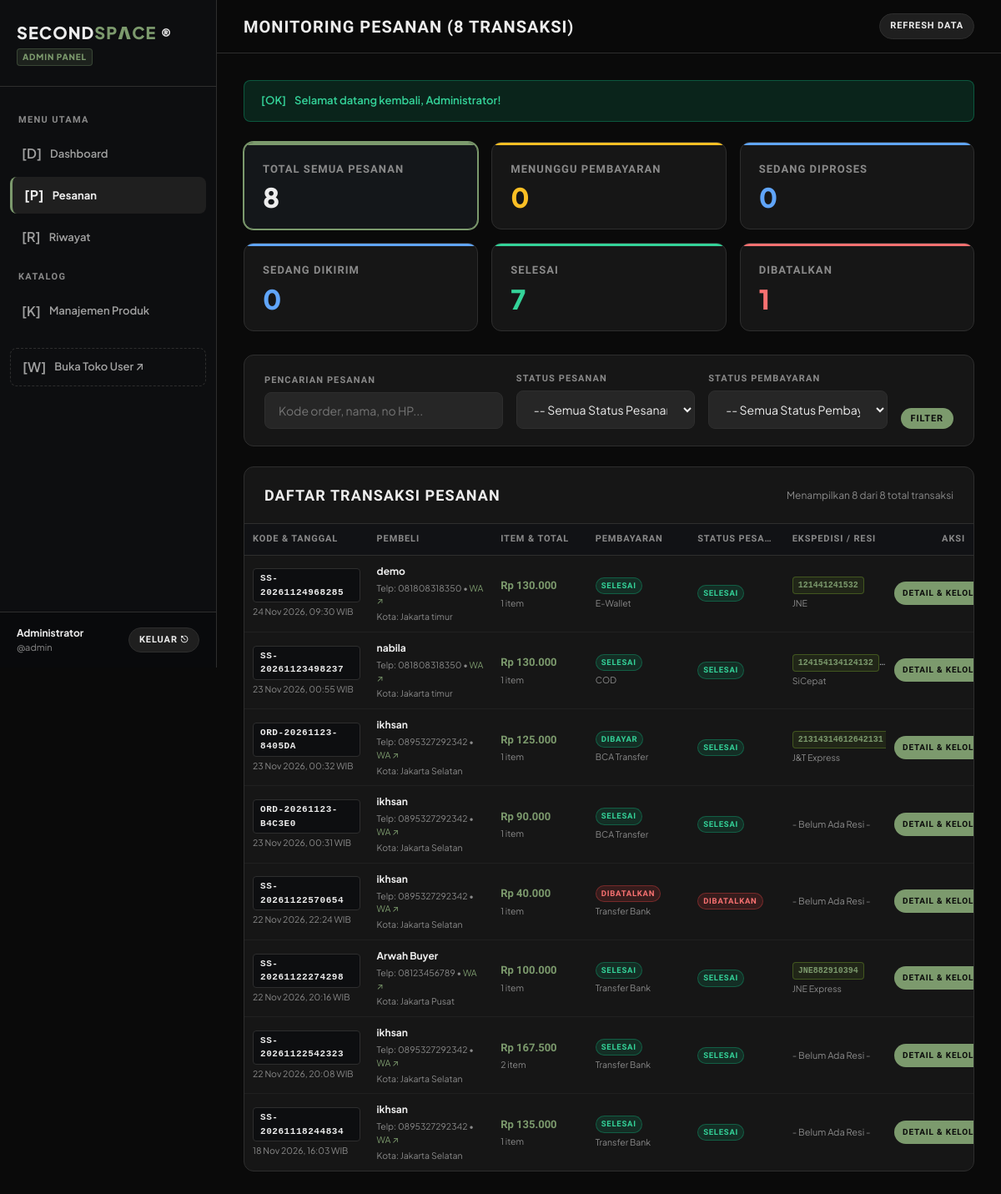
/admin/pesanan.php (signed in), run on an earlier commit of the app's database.
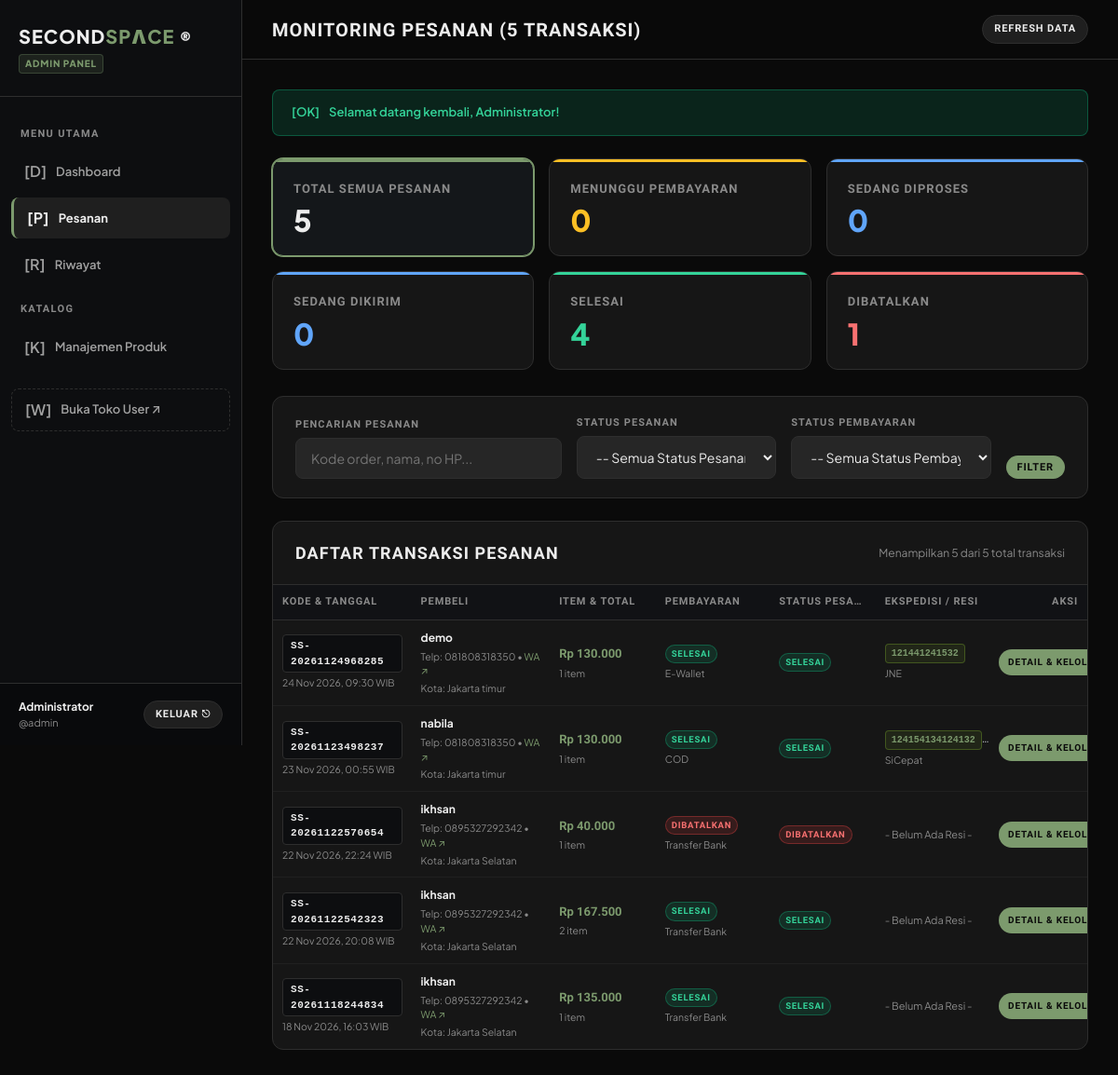
And on a later commit of the database.
### tables this page shows
CREATE TABLE `orders` (
  `id` int(11) NOT NULL AUTO_INCREMENT,
  `user_id` int(11) NOT NULL,
  `order_code` varchar(50) DEFAULT NULL,
  `address_id` int(11) DEFAULT NULL,
  `subtotal` decimal(12,2) DEFAULT NULL,
  `shipping` decimal(12,2) DEFAULT NULL,
  `total` decimal(12,2) DEFAULT NULL,
  `payment_method` varchar(50) DEFAULT NULL,
  `proof_image` varchar(255) DEFAULT NULL,
  `payment_notes` text DEFAULT NULL,
  `payment_status` varchar(50) DEFAULT 'Menunggu Pembayaran',
  `order_status` varchar(50) DEFAULT 'Menunggu Pembayaran',
  `notes` text DEFAULT NULL,
  `shipping_courier` varchar(50) DEFAULT NULL,
  `tracking_number` varchar(100) DEFAULT NULL,
  `order_number` varchar(50) NOT NULL,
  `total_price` decimal(12,2) NOT NULL,
  `status` varchar(50) DEFAULT 'Menunggu Pembayaran',
  `created_at` timestamp NULL DEFAULT current_timestamp(),
  PRIMARY KEY (`id`),
  KEY `idx_order_code` (`order_code`),
  KEY `idx_order_status` (`order_status`),
  KEY `idx_payment_status` (`payment_status`),
  KEY `idx_orders_created` (`created_at`)
);

CREATE TABLE `addresses` (
  `id` int(11) NOT NULL AUTO_INCREMENT,
  `user_id` int(11) NOT NULL,
  `recipient_name` varchar(100) NOT NULL,
  `phone` varchar(20) NOT NULL,
  `address` text NOT NULL,
  `city` varchar(100) NOT NULL,
  `postal_code` varchar(20) NOT NULL,
  PRIMARY KEY (`id`)
);

### shared/fungsi.php (called while the page is built, shortened)
<?php
function format_rupiah($angka) {
    return "Rp " . number_format((float)$angka, 0, ',', '.');
}
if (!function_exists('formatRupiah')) {
    function formatRupiah($angka) { return format_rupiah($angka); }
}

### admin/pesanan.php (the view, shortened to what the changed rows need)
<?php
require_once __DIR__ . '/../shared/koneksi.php';
require_once __DIR__ . '/../shared/fungsi.php';
$filterOrderStatus = trim($_GET['order_status'] ?? '');
$filterPaymentStatus = trim($_GET['payment_status'] ?? '');
$page = max(1, (int)($_GET['page'] ?? 1));
$perPage = 12;
$offset = ($page - 1) * $perPage;
$countAllOrders  = (int)$conn->query("SELECT COUNT(*) as c FROM orders")->fetch_assoc()['c'];
$countSelesai    = (int)$conn->query("SELECT COUNT(*) as c FROM orders WHERE order_status = 'Selesai' OR status = 'Selesai'")->fetch_assoc()['c'];
$whereClauses = ["1=1"];
$params = [];
$types = "";
$whereSql = implode(" AND ", $whereClauses);
$countSql = "
    SELECT COUNT(o.id) AS total
    FROM orders o
    LEFT JOIN users u ON o.user_id = u.id
    LEFT JOIN addresses a ON o.address_id = a.id
    WHERE {$whereSql}
";
$countStmt = $conn->prepare($countSql);
$countStmt->execute();
$totalRows = (int)$countStmt->get_result()->fetch_assoc()['total'];
$dataSql = "
    SELECT
        o.*,
        u.name AS user_name,
        u.username,
        a.recipient_name,
        a.phone AS recipient_phone,
        a.city AS recipient_city,
        (SELECT COUNT(oi.id) FROM order_items oi WHERE oi.order_id = o.id) AS total_items
    FROM orders o
    LEFT JOIN users u ON o.user_id = u.id
    LEFT JOIN addresses a ON o.address_id = a.id
    WHERE {$whereSql}
    ORDER BY o.id DESC
    LIMIT ? OFFSET ?
";
$dataStmt = $conn->prepare($dataSql);
$dataTypes = $types . "ii";
$dataParams = array_merge($params, [$perPage, $offset]);
$dataStmt->bind_param($dataTypes, ...$dataParams);
$dataStmt->execute();
$ordersResult = $dataStmt->get_result();
$orders = [];
while ($row = $ordersResult->fetch_assoc()) {
    $orders[] = $row;
}
$statusOrderBadges = [
    'Menunggu Pembayaran' => 'status-warning',
    'Diproses'            => 'status-info',
    'Dikirim'             => 'status-info',
    'Selesai'             => 'status-success',
    'Dibatalkan'          => 'status-danger'
];
$statusPaymentBadges = [
    'Menunggu Pembayaran' => 'status-warning',
    'Menunggu Konfirmasi' => 'status-warning',
    'Dibayar'             => 'status-success',
    'Terverifikasi'       => 'status-success',
    'Selesai'             => 'status-success',
    'Dibatalkan'          => 'status-danger',
    'Belum Bayar'         => 'status-muted'
];
?>
<!DOCTYPE html>
<html lang="id">
<head>
    <link rel="stylesheet" href="css/admin.css">
</head>
<body>
<div class="admin-wrapper">
    <main class="admin-main">
        <header class="admin-topbar">
            <h1 class="topbar-title">Monitoring Pesanan (<?= $totalRows ?> Transaksi)</h1>
            <div class="topbar-actions">
                <a href="pesanan.php" class="btn btn-secondary btn-sm">Refresh Data</a>
            </div>
        </header>
        <div class="admin-content">
            <div class="stats-grid order-monitoring-grid">
                <a href="pesanan.php" class="stat-card primary <?= ($filterOrderStatus === '' && $filterPaymentStatus === '') ? 'stat-card-active' : '' ?>" style="text-decoration: none; color: inherit;">
                    <span class="stat-label">Total Semua Pesanan</span>
                    <span class="stat-number"><?= $countAllOrders ?></span>
                </a>
                <a href="pesanan.php?order_status=Selesai" class="stat-card success <?= ($filterOrderStatus === 'Selesai') ? 'stat-card-active' : '' ?>" style="text-decoration: none; color: inherit;">
                    <span class="stat-label">Selesai</span>
                    <span class="stat-number" style="color: var(--status-success-text);"><?= $countSelesai ?></span>
                </a>
            </div>
            <section class="table-card">
                <div class="table-header">
                    <h2 class="table-title">Daftar Transaksi Pesanan</h2>
                    <span style="font-size: 12px; color: var(--mu);">Menampilkan <?= count($orders) ?> dari <?= $totalRows ?> total transaksi</span>
                </div>
                <?php if (empty($orders)): ?>
                    <div class="empty-box">
                        <span class="empty-box-icon">[KOSONG]</span>
                        <h3 class="empty-box-title">Tidak Ada Pesanan Ditemukan</h3>
                        <p class="empty-box-desc">Tidak ada data pesanan yang sesuai dengan filter atau kata kunci pencarian kamu.</p>
                        <a href="pesanan.php" class="btn btn-secondary btn-sm">Reset Filter Pencarian</a>
                    </div>
                <?php else: ?>
                    <div class="table-responsive" style="overflow-x: hidden;">
                        <table class="admin-table order-monitoring-table">
                            <thead>
                                <tr>
                                    <th style="width: 17%;">KODE & TANGGAL</th>
                                    <th style="width: 17%;">PEMBELI</th>
                                    <th style="width: 13%;">ITEM & TOTAL</th>
                                    <th style="width: 14%;">PEMBAYARAN</th>
                                    <th style="width: 13%;">STATUS PESANAN</th>
                                    <th style="width: 14%;">EKSPEDISI / RESI</th>
                                    <th style="width: 12%; text-align: right;">AKSI</th>
                                </tr>
                            </thead>
                            <tbody>
                                <?php foreach ($orders as $o): ?>
                                    <?php
                                        $orderCode = !empty($o['order_code']) ? $o['order_code'] : ($o['order_number'] ?: ('ORD-' . $o['id']));
                                        $buyerName = !empty($o['recipient_name']) ? $o['recipient_name'] : ($o['user_name'] ?: 'Pelanggan');
                                        $orderTotal = (float)($o['total'] ?: $o['total_price'] ?: 0);
                                        $orderStatus = $o['order_status'] ?: ($o['status'] ?: 'Menunggu Pembayaran');
                                        $payStatus = $o['payment_status'] ?: 'Menunggu Pembayaran';
                                        $badgeOrderClass = $statusOrderBadges[$orderStatus] ?? 'status-muted';
                                        $badgePayClass = $statusPaymentBadges[$payStatus] ?? 'status-muted';
                                        $cleanPhone = preg_replace('/[^0-9]/', '', $o['recipient_phone'] ?? '');
                                        if (str_starts_with($cleanPhone, '0')) $cleanPhone = '62' . substr($cleanPhone, 1);
                                    ?>
                                    <tr>
                                        <td>
                                            <span class="order-code-badge" style="font-size: 11px;"><?= htmlspecialchars($orderCode) ?></span>
                                            <span class="meta-sub" style="font-size: 10.5px;"><?= date('d M Y, H:i', strtotime($o['created_at'])) ?> WIB</span>
                                        </td>
                                        <td>
                                            <strong style="color: var(--tx); font-size: 12px;"><?= htmlspecialchars($buyerName) ?></strong>
                                            <?php if (!empty($o['recipient_phone'])): ?>
                                                <span class="meta-sub" style="font-size: 10.5px;">
                                                    Telp: <?= htmlspecialchars($o['recipient_phone']) ?>
                                                    <?php if (!empty($cleanPhone)): ?>
                                                        &bull; <a href="https://wa.me/<?= $cleanPhone ?>" target="_blank" rel="noopener" style="color: var(--ac);">WA ↗</a>
                                                    <?php endif; ?>
                                                </span>
                                            <?php endif; ?>
                                            <?php if (!empty($o['recipient_city'])): ?>
                                                <span class="meta-sub" style="font-size: 10.5px;">Kota: <?= htmlspecialchars($o['recipient_city']) ?></span>
                                            <?php endif; ?>
                                        </td>
                                        <td>
                                            <strong style="color: var(--ac); font-size: 13px; font-family: var(--display-font);"><?= formatRupiah($orderTotal) ?></strong>
                                            <span class="meta-sub" style="font-size: 10.5px;"><?= (int)$o['total_items'] ?> item</span>
                                        </td>
                                        <td>
                                            <span class="badge-status <?= $badgePayClass ?>" style="font-size: 9.5px; padding: 2px 6px; white-space: nowrap;"><?= htmlspecialchars(strtoupper($payStatus)) ?></span>
                                            <span class="meta-sub" style="font-size: 10.5px;"><?= htmlspecialchars($o['payment_method'] ?? 'Transfer') ?></span>
                                        </td>
                                        <td>
                                            <span class="badge-status <?= $badgeOrderClass ?>" style="font-size: 9.5px; padding: 2px 6px; white-space: nowrap;"><?= htmlspecialchars(strtoupper($orderStatus)) ?></span>
                                        </td>
                                        <td>
                                            <?php if (!empty($o['tracking_number'])): ?>
                                                <span class="resi-tag" style="font-size: 10px; padding: 2px 6px;"><?= htmlspecialchars($o['tracking_number']) ?></span>
                                                <span class="meta-sub" style="font-size: 10.5px;"><?= htmlspecialchars($o['shipping_courier'] ?? 'Kurir') ?></span>
                                            <?php else: ?>
                                                <span style="color: var(--mu); font-size: 11px;">- Belum Ada Resi -</span>
                                            <?php endif; ?>
                                        </td>
                                        <td class="text-right">
                                            <a href="detail_pesanan.php?id=<?= (int)$o['id'] ?>" class="btn btn-primary btn-sm" style="height: 28px; padding: 0 10px; font-size: 10px; line-height: 26px; white-space: nowrap;">
                                                Detail & Kelola &rarr;
                                            </a>
                                        </td>
                                    </tr>
                                <?php endforeach; ?>
                            </tbody>
                        </table>
                    </div>
                <?php endif; ?>
            </section>
        </div>
    </main>
</div>
</body>
</html>

What changed in the data, as far as the page shows it:
removed orders: order_code "ORD-20261123-8405DA", created_at "23 Nov 2026, 00:32", address.recipient_name "ikhsan", address.phone "0895327292342", address.city "Jakarta Selatan", total "Rp 125.000", total_items "1", payment_status "DIBAYAR", payment_method "BCA Transfer", order_status "SELESAI", tracking_number "21314314612642…", shipping_courier "J&T Express"
removed orders: order_code "ORD-20261123-B4C3E0", created_at "23 Nov 2026, 00:31", address.recipient_name "ikhsan", address.phone "0895327292342", address.city "Jakarta Selatan", total "Rp 90.000", total_items "1", payment_status "SELESAI", payment_method "BCA Transfer", order_status "SELESAI", shows "- Belum Ada Resi -"
removed orders: order_code "SS-20261122274298", created_at "22 Nov 2026, 20:16", address.recipient_name "Arwah Buyer", address.phone "08123456789", address.city "Jakarta Pusat", total "Rp 100.000", total_items "1", payment_status "SELESAI", payment_method "Transfer Bank", order_status "SELESAI", tracking_number "JNE882910394", shipping_courier "JNE Express"
Also different on the page:
$totalRows: "8" → "5"
$countAllOrders: "8" → "5"
$countSelesai: "7" → "4"
count($orders): "8" → "5"
